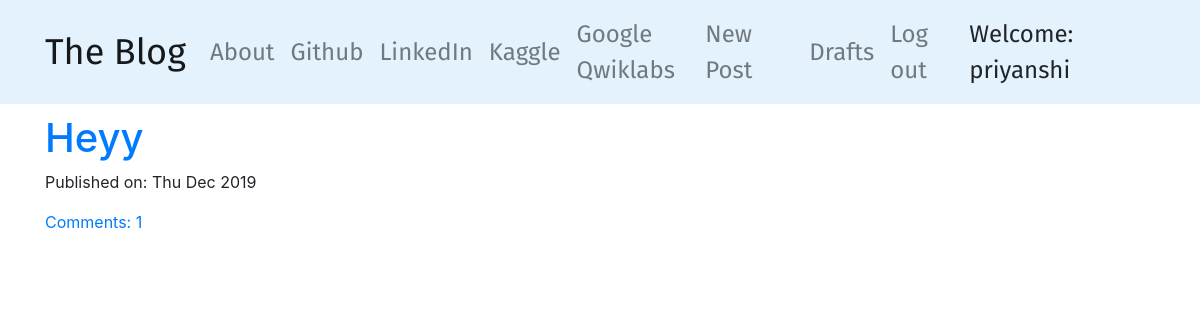
The app's page / (signed in) with its own data.
### blog/models.py (models this page shows, shortened)
class Post(models.Model):
    author = models.ForeignKey('auth.User',on_delete=models.CASCADE)
    title = models.CharField(max_length=200)
    text = models.TextField()
    create_date = models.DateTimeField(default=timezone.now)
    published_date = models.DateTimeField(blank=True,null=True)
    def approve_comments(self):
        return self.comments.filter(approved_comment=True)

### blog/views.py (the view)
# urls.py: path('',views.PostListView.as_view(),name='post_list'),
class PostListView(ListView):
    model = Post
    def get_queryset(self):
        return Post.objects.filter(published_date__lte=timezone.now()).order_by('-published_date')

### blog/templates/blog/post_list.html
{% extends 'blog/base.html' %}
{% block content %}
<div class="centerstage">
    {%for post in post_list%}
    <h1><a href="{% url 'post_detail' pk=post.pk %}">{{ post.title }}</a></h1>
    <div class="date">
        <p>Published on: {{ post.published_date|date:"D M Y"}}</p>
    </div>
    <a href="{% url 'post_detail' pk=post.pk %}">Comments: {{ post.approve_comments.count }}</a>
    </div>
    {%endfor%}
</div>
{% endblock %}

### blog/templates/blog/base.html (shortened to what this page needs)
<!DOCTYPE html>
{% load static %}
<html>
    <head>
        <link rel="stylesheet" href="https://stackpath.bootstrapcdn.com/bootstrap/4.4.1/css/bootstrap.min.css">
        <link rel="stylesheet" href="//cdn.jsdelivr.net/npm/medium-editor@latest/dist/css/medium-editor.min.css" type="text/css" media="screen" charset="utf-8">
        <link rel='stylesheet' href="{%static 'css/blog.css'%}">
    </head>
    <body>
        <nav class="navbar navbar-expand-lg navbar-light proffont" style="background-color: #e3f2fd;">
            <div class="container">
                <div class="navbar-nav align-items-center">
                <a class= "navbar-brand  bigbrand" href="{%url 'post_list' %}">The Blog</a>
                <a class="nav-item nav-link " href="{% url 'about' %}">About</a>
                <a class="nav-item nav-link " href="https://www.github.com/priyanshisharma">Github</a>
                <a class="nav-item nav-link " href="https://www.linkedin.com/in/priyanshi-sharma-181b6b85">LinkedIn</a>
                <a class="nav-item nav-link " href="https://www.kaggle.com/priyanshi417">Kaggle</a>
                <a class="nav-item nav-link " href="https://google.qwiklabs.com/public_profiles/d9111fa9-0706-466a-8a5e-631f3e8071a6">Google Qwiklabs</a>
                </div>
                <div class="navbar-nav align-items-center ml-auto">
                    {% if user.is_authenticated %}
                      <a class="nav-item nav-link " href="{% url 'post_new' %}">New Post</a>
                      <a class="nav-item nav-link " href="{% url 'post_draft_list' %}">Drafts</a>
                      <a class="nav-item nav-link " href="{% url 'logout' %}">Log out</a>
                      <a >Welcome: {{ user.username }}</a>
                    {% else %}
                      <a class="nav-item nav-link " href="{% url 'login' %}" aria-label="Login">
                        <span class="fa fa-user" aria-hidden="true"></span>LOGIN</a>
                    {% endif %}
                  </div>
            </div>
        </nav>
        <div class="content container">
            <div class="row">
                <div class="col-md-8">
                  <div class="blog_posts">
                    {% block content %}
                    {% endblock %}
                  </div>
                </div>
            </div>
    </body>
</html>

### blog/static/css/blog.css (style rules this page uses)
.proffont { font-family: 'Fira Sans', sans-serif; font-size: 1.5em; margin-bottom: 10px; }
.bigbrand { font-size: 1.5em; }
.centerstage { margin: auto; }

### records on screen
Post: title "Heyy", published_date "Thu Dec 2019", approve_comments.count "1"

### other values on screen
{{ user.username }} "priyanshi"
